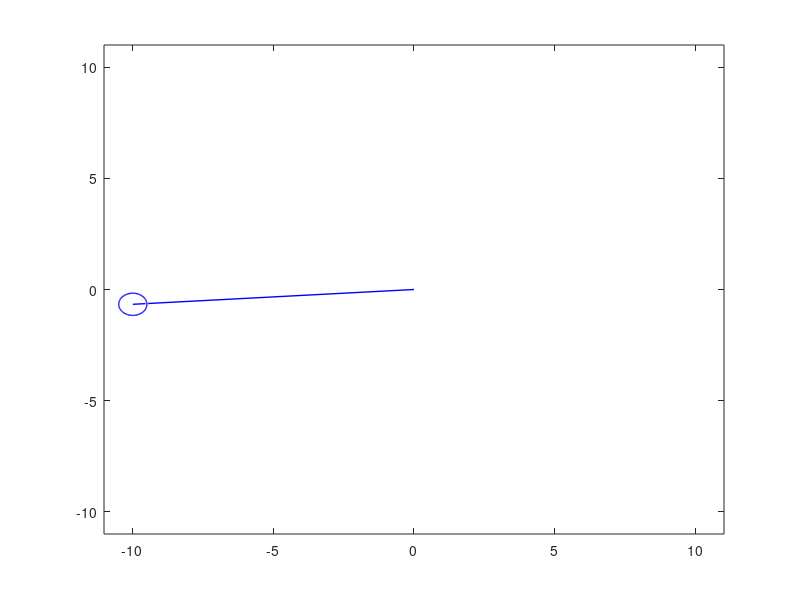

Reproduce this figure in MATLAB.
% Inverted Pendulum Simulation (linearisation at pi) %
clear
clf

Length = 10;
Mass = 15;
g=9.81;
vp_init=0;

%system constants
k=g/Length;
%rk=sqrt(k); %used when undamped
theta_init=0.01;
c=0;

%specific solution parameters 
p=[1 c -k];
r=roots(p);
A=[r(1) r(2);1 1];
B=[0;theta_init];
C=linsolve(A,B);

t=0;
%motion of the platform
motion=0;
prev_time=0;
tic;

    while t<=15
        t=toc;
        dt=t-prev_time;
        vp = 0*t+vp_init;
        motion = motion + vp*t;
        
      
        theta_i = C(1)*exp(r(1)*t)+C(2)*exp(r(2)*t);  %for damped systems    
        %theta=theta_init/2*(exp(rk*t)+exp(-rk*t));  %for undamped system
        theta= real(theta_i);
        
        %plotting 
        lx=Length*cos(theta+(pi/2))+motion;
        ly=Length*sin(theta+(pi/2));

        plot([motion lx],[0 ly],'b','Linewidth',1);   
        viscircles([lx,ly],Length/20,'EdgeColor','b','LineWidth',1);
        
        axis([-Length-1+motion Length+1+motion -Length-1 Length+1])

        pause(0.01);
        
        if theta>pi/2 || theta<-pi/2
            break;
        end
        prev_time=t;
    end
